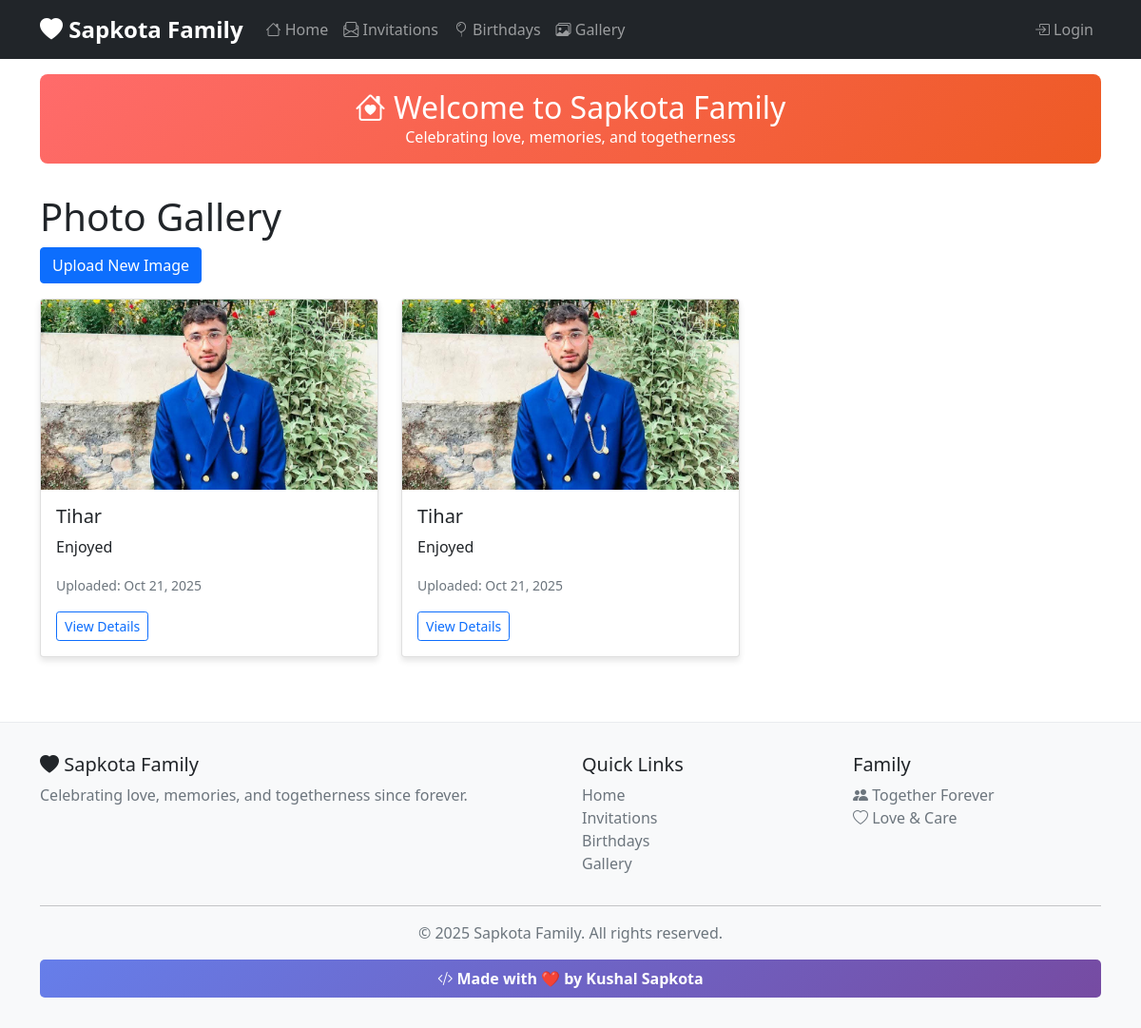
Page /gallery/ on the committed database.
### core/models.py (models this page shows, shortened)
class Gallery(models.Model):
    title = models.CharField(max_length=150)
    image = models.ImageField(upload_to='gallery/')
    caption = models.CharField(max_length=250, blank=True)
    uploaded_at = models.DateTimeField(auto_now_add=True)

### core/views.py (the view)
# urls.py: path('gallery/', views.gallery_list, name='gallery_list'),
def gallery_list(request):
    gallery = Gallery.objects.all().order_by('-uploaded_at')
    return render(request, 'gallery_list.html', {'gallery': gallery})

### core/templates/gallery_list.html (shortened to what this page needs)
{% extends 'base.html' %}
{% block content %}
<h1>Photo Gallery</h1>
<a href="{% url 'gallery_create' %}" class="btn btn-primary mb-3">Upload New Image</a>
<div class="row">
    {% for image in gallery %}
    <div class="col-md-4">
        <div class="card">
            <img src="{{ image.image.url }}" class="card-img-top gallery-img" alt="{{ image.title }}">
            <div class="card-body">
                <h5 class="card-title">{{ image.title }}</h5>
                {% if image.caption %}
                <p class="card-text">{{ image.caption }}</p>
                {% endif %}
                <p class="card-text"><small class="text-muted">Uploaded: {{ image.uploaded_at|date:"M d, Y" }}</small></p>
                <a href="{% url 'gallery_detail' image.pk %}" class="btn btn-outline-primary btn-sm">View Details</a>
            </div>
        </div>
    </div>
    {% empty %}
    <div class="col-12">
        <div class="alert alert-info">No images in gallery.</div>
    </div>
    {% endfor %}
</div>
{% endblock %}

### core/templates/base.html (style rules this page uses)
.card { margin-bottom: 20px; box-shadow: 0 4px 6px rgba(0, 0, 0, 0.1); transition: transform 0.2s ease-in-out; }
.gallery-img { height: 200px; object-fit: cover; }

### rows in the picture
Gallery: image (picture), title "Tihar", caption "Enjoyed", uploaded_at "Oct 21, 2025"
Gallery: image (picture), title "Tihar", caption "Enjoyed", uploaded_at "Oct 21, 2025"
